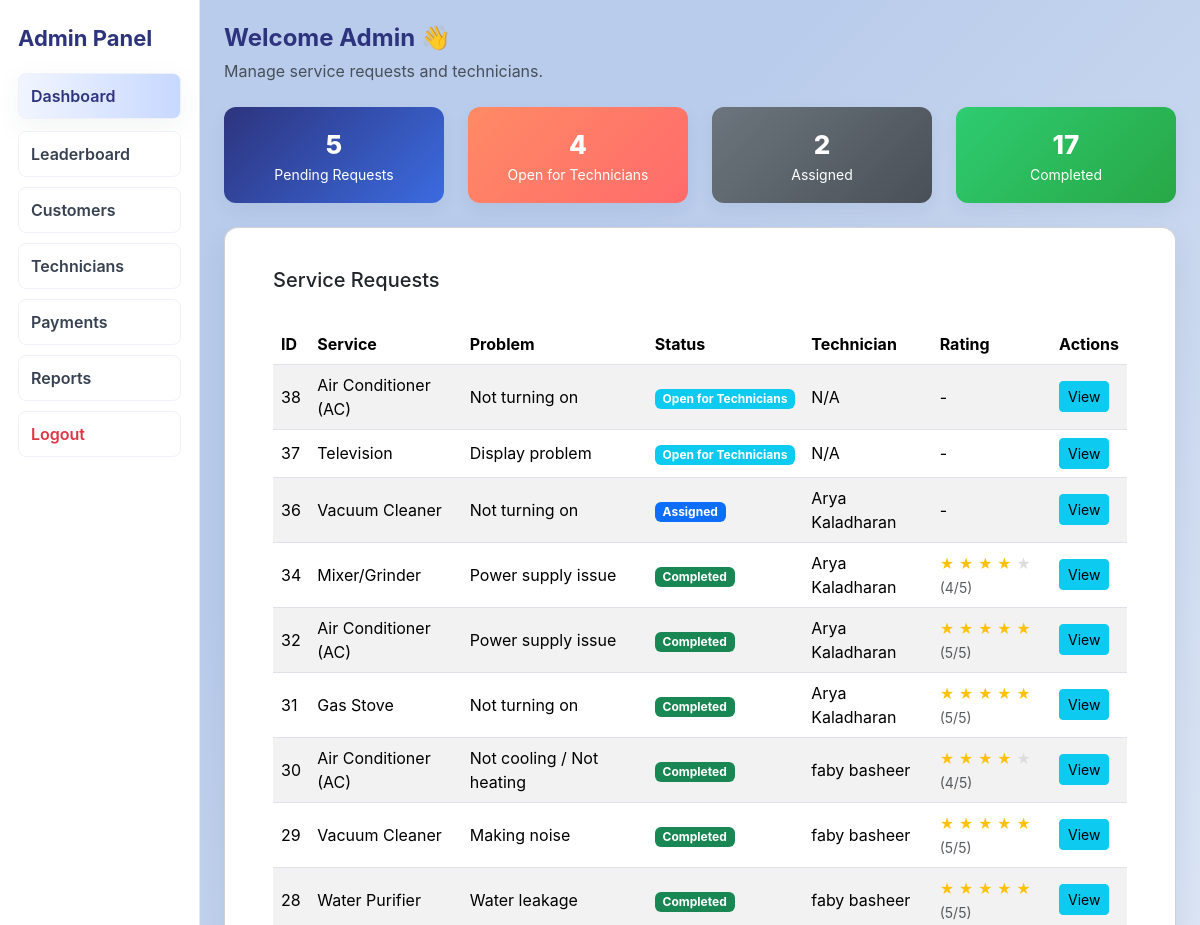
The page /admindashboard/ (signed in, upper part) on the database as committed earlier.
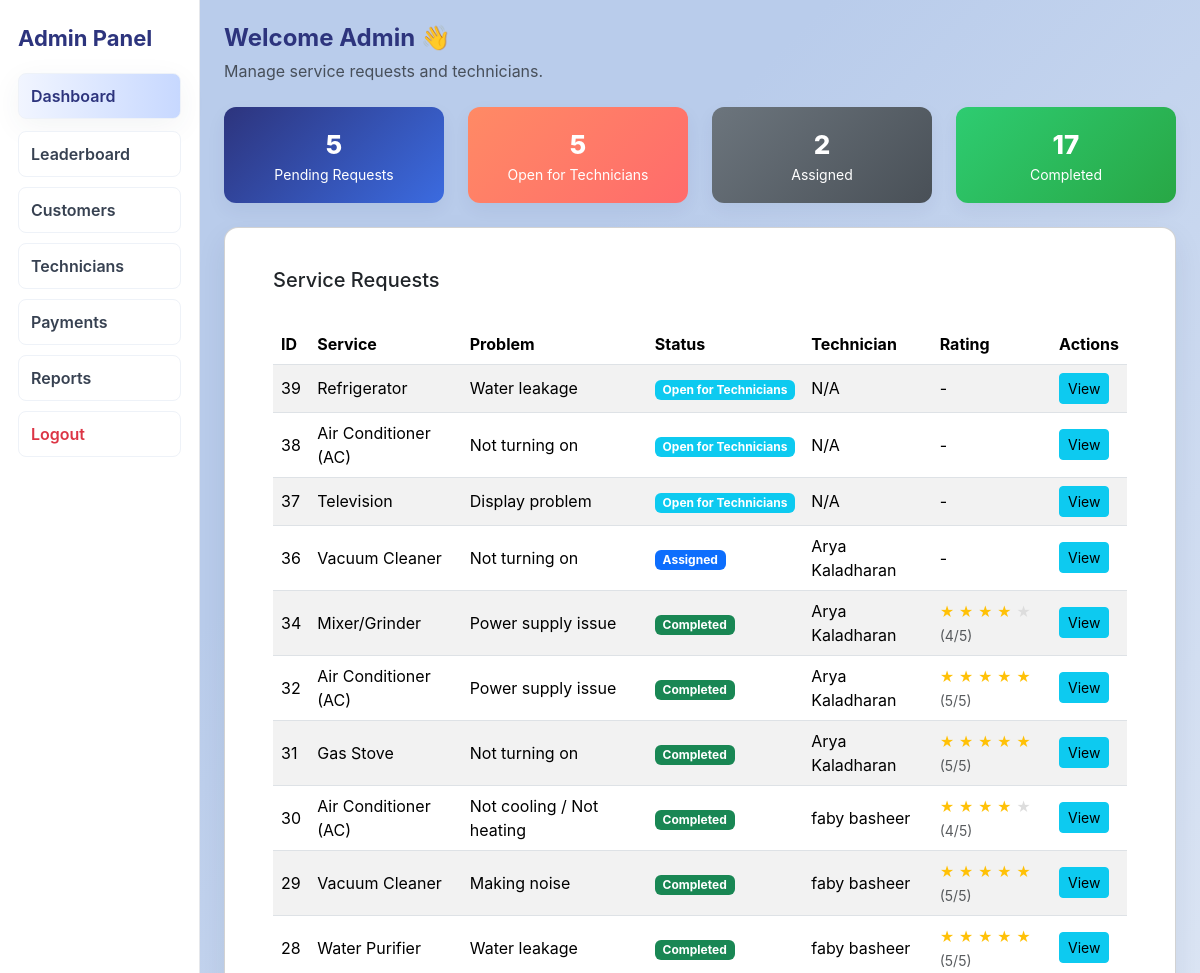
The same page on the database as committed later.
### homeservice/models.py (models this page shows, shortened)
class ServiceRequest(models.Model):
    STATUS_CHOICES = [
        ('pending', 'Pending'),
        ('open', 'Open for Technicians'),
        ('assigned', 'Assigned'),
        ('rescheduled', 'Rescheduled'),
        ('accepted', 'Accepted by User'),
        ('reschedule_rejected', 'Reschedule Rejected'),
        ('completed', 'Completed'),
    ]
    user = models.ForeignKey(User, on_delete=models.CASCADE, related_name='requests')
    technician = models.ForeignKey(
        User,
        on_delete=models.SET_NULL,
        null=True,
        blank=True,
        related_name='assigned_jobs'
    )
    service_type = models.CharField(max_length=100)
    problem_description = models.TextField()
    address = models.TextField()
    location = models.CharField(max_length=100, default='')  # Service area for technician matching
    preferred_date = models.DateField(null=True, blank=True)
    preferred_time = models.TimeField(null=True, blank=True)
    suggested_date = models.DateField(null=True, blank=True)
    suggested_time = models.TimeField(null=True, blank=True)
    status = models.CharField(
        max_length=20,
        choices=STATUS_CHOICES,
        default='pending'
    )
    created_at = models.DateTimeField(auto_now_add=True)
    completed_at = models.DateTimeField(null=True, blank=True)
    class Meta:
        pass
    service_amount = models.DecimalField(
        max_digits=8,
        decimal_places=2,
        null=True,
        blank=True
    )
    invoice_number = models.CharField(
        max_length=50,
        null=True,
        blank=True
    )
    invoice_generated = models.BooleanField(default=False)
    rating = models.IntegerField(
        null=True,
        blank=True,
        choices=[(1, '1 Star'), (2, '2 Stars'), (3, '3 Stars'), (4, '4 Stars'), (5, '5 Stars')]
    )
    review = models.TextField(null=True, blank=True)

class Technician(models.Model):
    user = models.OneToOneField(User, on_delete=models.CASCADE)
    name = models.CharField(max_length=100)
    email = models.EmailField()  # easier for admin lookup + views.py compatibility
    phone = models.CharField(max_length=20)
    skill = models.CharField(max_length=100, choices=SKILL_CHOICES)
    address = models.TextField(help_text="Technician's home address")
    service_locations = models.TextField(help_text="Comma separated areas where technician can work")
    experience_years = models.PositiveIntegerField(default=0)
    idproof = models.FileField(upload_to="idproofs/")
    experience_certificate = models.FileField(upload_to="experience_certificates/", null=True, blank=True)
    photo = models.ImageField(upload_to="technicians/photos/", null=True, blank=True)
    is_approved = models.BooleanField(default=False)  # admin must approve
    admin_notified = models.BooleanField(default=False, help_text="Set True when admin has been shown a one-time notification for this signup")
    reset_token = models.CharField(max_length=100, blank=True, null=True)  # For password reset
    discount_percent = models.IntegerField(default=0)
    discount_valid_until = models.DateField(null=True, blank=True)
    subscription_expiry = models.DateField(null=True, blank=True)
    is_active = models.BooleanField(default=True)

class Rating(models.Model):
    technician = models.ForeignKey(Technician, on_delete=models.CASCADE, related_name='ratings')
    job = models.OneToOneField(ServiceRequest, on_delete=models.CASCADE, related_name='rating_obj')
    stars = models.IntegerField(choices=[(1, '1'), (2, '2'), (3, '3'), (4, '4'), (5, '5')])
    auto_generated = models.BooleanField(default=False)
    created_at = models.DateTimeField(auto_now_add=True)

### homeservice/views.py (the view)
# urls.py: path("admindashboard/", views.admindashboard, name="admindashboard"),
@login_required
@csrf_protect
@require_GET  # dashboard never needs to handle POST now
def admindashboard(request):
    if not request.user.is_superuser:
        return redirect('dashboard')
    requests = ServiceRequest.objects.all().order_by('-created_at').select_related('technician', 'rating_obj', 'user__customer')
    new_techs = Technician.objects.filter(is_approved=False, admin_notified=False)
    if new_techs.exists():
        cnt = new_techs.count()
        messages.info(request, f"{cnt} new technician signup request{'s' if cnt>1 else ''}. Review technicians to approve or reject.")
        new_techs.update(admin_notified=True)
    from .models import TechnicianPayment
    new_payments = TechnicianPayment.objects.filter(status='PENDING', admin_notified=False)
    if new_payments.exists():
        cnt = new_payments.count()
        messages.info(request, f"{cnt} new technician payment request{'s' if cnt>1 else ''}. Review payments to approve or reject.")
        new_payments.update(admin_notified=True)
    context = {
        "requests": requests,
        "pending": requests.filter(status="pending").count(),
        "open": requests.filter(status="open").count(),
        "assigned": requests.filter(status="assigned").count(),
        "completed": requests.filter(status="completed").count(),
    }
    return render(request, "homeservice/admindashboard.html", context)

### homeservice/templates/homeservice/admindashboard.html (shortened to what the changed rows need)
<!DOCTYPE html>
<html lang="en">
<head>
    <link href="https://cdn.jsdelivr.net/npm/bootstrap@5.3.2/dist/css/bootstrap.min.css" rel="stylesheet">
</head>
<body>
<div class="container-fluid">
<div class="row">
    <main class="col-md-9 col-lg-10 p-4">
        <div class="row mb-4">
            <div class="col-md-3">
                <div class="stat-box stat-accent text-center">
                    <div class="num">{{ open }}</div>
                    <div class="small">Open for Technicians</div>
                </div>
            </div>
        </div>
        <div class="card dashboard-card">
            <div class="card-body">
                <div class="table-responsive">
                    <table class="table table-striped align-middle">
                        <thead>
                            <tr>
                                <th>ID</th>
                                <th>Service</th>
                                <th>Problem</th>
                                <th>Status</th>
                                <th>Technician</th>
                                <th>Rating</th>
                                <th>Actions</th>
                            </tr>
                        </thead>
                        <tbody>
                        {% for request in requests %}
                            <tr>
                                <td>{{ request.id }}</td>
                                <td>{{ request.service_type }}</td>
                                <td>{{ request.problem_description|truncatechars:40 }}</td>
                                <td>
                                    <span class="badge
                                        {% if request.status == 'pending' %}bg-warning
                                        {% elif request.status == 'open' %}bg-info
                                        {% elif request.status == 'assigned' %}bg-primary
                                        {% elif request.status == 'completed' %}bg-success
                                        {% else %}bg-secondary{% endif %}">
                                        {{ request.get_status_display }}
                                    </span>
                                </td>
                                <td>
                                    {% if request.technician %}
                                        {{ request.technician.technician.name }}
                                    {% else %}
                                        N/A
                                    {% endif %}
                                </td>
                                <td>
                                    {% if request.status == 'completed' and request.rating_obj %}
                                        <div class="rating-stars">
                                            {% for i in "12345"|make_list %}
                                                <span class="star {% if forloop.counter <= request.rating_obj.stars %}filled{% endif %}">★</span>
                                            {% endfor %}
                                            <small class="text-muted">
                                                ({{ request.rating_obj.stars }}/5)
                                            </small>
                                        </div>
                                    {% elif request.status == 'completed' %}
                                        <small class="text-muted">Not rated</small>
                                    {% else %}
                                        -
                                    {% endif %}
                                </td>
                                <td>
                                    <a href="{% url 'request_detail' request.id %}"
                                       class="btn btn-info btn-sm">
                                       View
                                    </a>
                                </td>
                            </tr>
                        {% endfor %}
                        </tbody>
                    </table>
                </div>
            </div>
        </div>
    </main>
</div>
</div>
</body>
</html>

Rows that differ between the two databases and show on the page:
added ServiceRequest: id "39", service_type "Refrigerator", problem_description "Water leakage", status "Open for Technicians", shows "N/A"
Other text that changed with them:
{{ open }}: "4" → "5"
